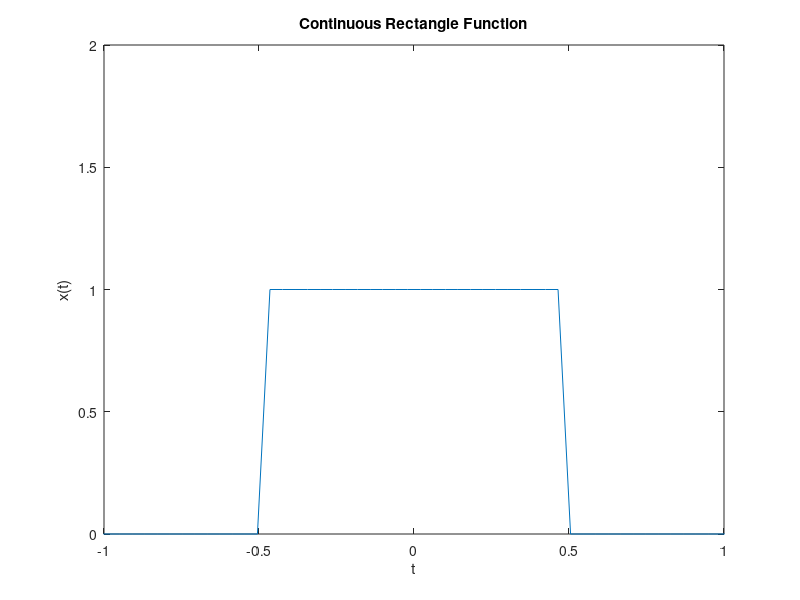

This chart was generated by the following MATLAB code:
function contRect()
x5=linspace(-2,2);
y5=1*(x5<=(1/2)&x5>=(-1/2))+0*(x5>(1/2)&x5<(-1/2));
plot(x5,y5)
xlim([-1,1]);
ylim([0,2]);
xlabel('t');
ylabel('x(t)');
title('Continuous Rectangle Function');
end